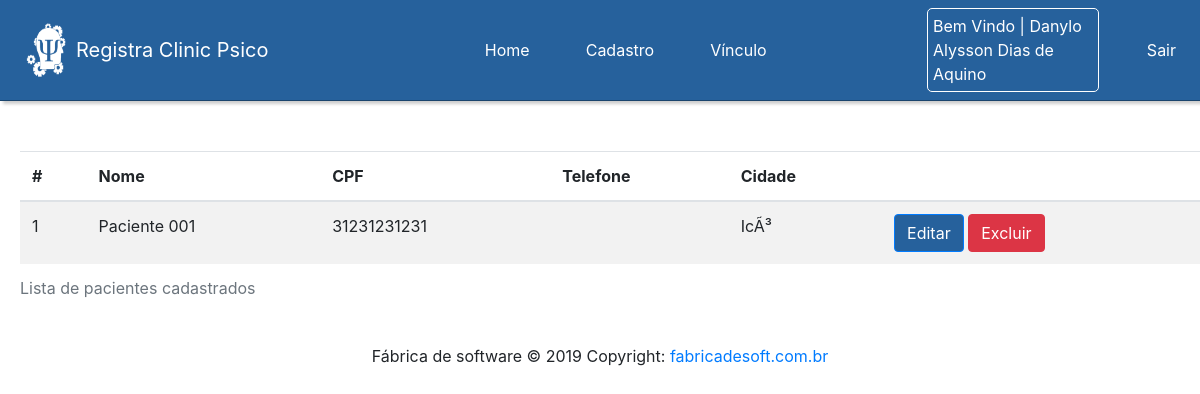
/telas/TelaPesquisaPaciente.php (signed in), run on the app's committed database.
### tables this page shows
CREATE TABLE IF NOT EXISTS `paciente` (
  `IDPACIENTE` int(11) NOT NULL AUTO_INCREMENT,
  `NOMEPACIENTE` varchar(255) NOT NULL,
  `IDADEPACIENTE` int(11) NOT NULL,
  `CPFPACIENTE` varchar(255) NOT NULL,
  `RGPACIENTE` varchar(255) NOT NULL,
  `SEXOPACIENTE` varchar(255) NOT NULL,
  `TELEFONEPACIENTE` varchar(255) NOT NULL,
  `TELEFONEOPCIONALPACIENTE` varchar(255) NOT NULL,
  `ESTADOCIVIL` varchar(255) NOT NULL,
  `CIDADEPACIENTE` varchar(255) NOT NULL,
  `BAIRROPACIENTE` varchar(255) NOT NULL,
  `RUAPACIENTE` varchar(255) NOT NULL,
  `ENDERECO` varchar(255) NOT NULL,
  `RESPONSAVEL` varchar(255) NOT NULL,
  `SITUACAOPACIENTE` varchar(255) NOT NULL,
  `TIPOPACIENTE` varchar(255) NOT NULL,
  `QUEIXAPRINCIPAL` varchar(255) NOT NULL,
  `DISPONIBILIDADE` varchar(255) NOT NULL,
  `SETORDEENCAMINHAMENTO` varchar(255) NOT NULL,
  `CONTRARREFERENCIA` varchar(255) NOT NULL,
  `OUTROS` varchar(255) NOT NULL,
  PRIMARY KEY (`IDPACIENTE`)
);

### Banco/conexao.php (called while the page is built, shortened)
<?php
class Banco{
	private $pdo;
	private $array;
	public function __construct($host,$dbname,$dbuser,$dbpass){
		try{
			$this->pdo = new pdo("mysql:dbname=".$dbname.";host=".$host, $dbuser, $dbpass);
		}catch(PDOExeption $e){
			echo "Falhou :".$e->getMessage();
		}
	}
	public function query($sql){
		$query = $this->pdo->query($sql);
		$this->array = $query->fetchAll();
	}
	public function result(){
		return $this->array;
	}
}
?>

### telas/TelaPesquisaPaciente.php (the view, shortened to what this page needs)
<!doctype html>
<html lang="pt-br">
<head>
	<link rel="stylesheet" href="https://stackpath.bootstrapcdn.com/bootstrap/4.3.1/css/bootstrap.min.css">
	<link rel="stylesheet" type="text/css" href="../css/style.css">
</head>
<body>
	<?php include_once '../Util/NavBar.php'; ?>
	<div class="table-responsive" style="margin-left: 20px; margin-top: 50px;">
		<table class="table table-striped">
			<caption>Lista de pacientes cadastrados</caption>
			<thead>
				<tr>
					<th scope="col">#</th>
					<th scope="col">Nome</th>
					<th scope="col">CPF</th>
					<th scope="col">Telefone</th>
					<th scope="col">Cidade</th>
					<th scope="col"> </th>
				</tr>
			</thead>
			<tbody>
				<?php
				require '../Banco/conexao.php';
				$banco = new Banco("localhost","psico","root","");
				$banco->query("SELECT * FROM paciente");
				foreach ($banco->result() as $paciente): ?>
					<tr>
						<td><?php echo $paciente['IDPACIENTE']; ?></td>
						<td><?php echo $paciente['NOMEPACIENTE']; ?></td>
						<td><?php echo $paciente['CPFPACIENTE']; ?></td>
						<td><?php echo $paciente['TELEFONEPACIENTE']; ?></td>
						<td><?php echo $paciente['CIDADEPACIENTE']; ?></td>
						<td>
							<a href="TelaPaciente.php?editar=<?php echo $paciente['IDPACIENTE']; ?>"
								class="btn btn-primary" style="background-color: #26619c">Editar
							</a>
							<button
								type="submit" class="btn btn-danger"
								data-toggle="modal"
								data-target="#excluir<?php echo $paciente['IDPACIENTE']; ?>">
								Excluir
							</button>
						</td>
					</tr>
				<?php endforeach; ?>
			</tbody>
		</table>
	</div>
	<?php include_once '../Util/Footer.php'; ?>
</body>
</html>

### css/style.css (style rules this page uses)
a { text-decoration: none; }

### css/styleMenu.css (style rules this page uses)
body { font-family: 'Selvetica', sans-serif; }

### data on the page
paciente: IDPACIENTE "1", NOMEPACIENTE "Paciente 001", CPFPACIENTE "31231231231", CIDADEPACIENTE "IcÃ³"

### other printed values
$_SESSION['nomeUsuario'] "Danylo Alysson Dias de Aquino"
